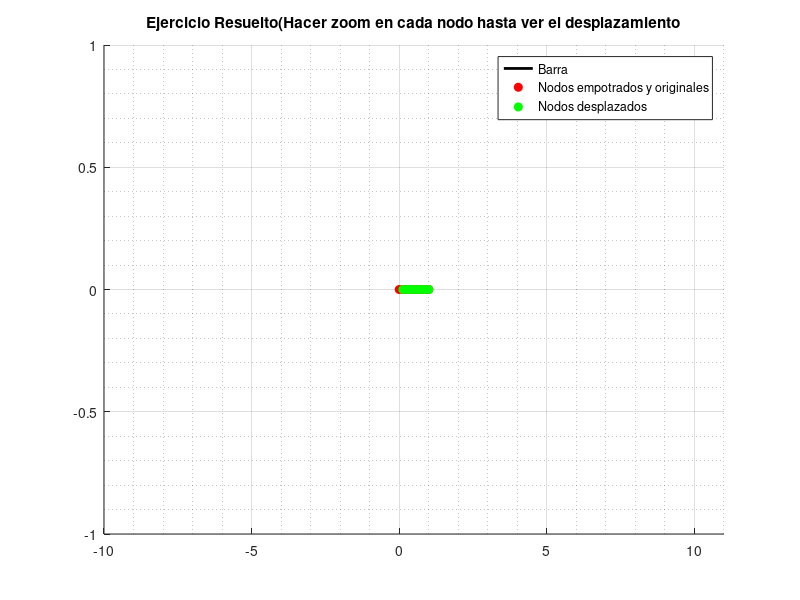

Write the MATLAB code that produced this figure.

clc; clear all; clf;

#d1 = 0.2
#d2 = 0.3
#A_circ1 = pi*(0.2/2)^2

dx = 0.125
Nele = 8;                             #Particionamos barra en 8 elementos
E = [1e10 1e10 1e10 1e10 1e10 1e10 1e10 1e10];        #Modulo de elasticidad es constante

#Aumentar area de cada elemento linealmente modificando el radio de 0.2/2 a 0.3/2
area = [pi*(0.21/2)^2 pi*(0.22/2)^2 pi*(0.24/2)^2 pi*(0.25/2)^2 pi*(0.27/2)^2 pi*(0.28/2)^2 pi*(0.29/2)^2 pi*(0.3/2)^2];
xnod = [0 ; 1*dx ;2*dx ; 3*dx ; 4*dx ; 5*dx; 6*dx; 7*dx; 8*dx];       #Coordenada de cada nodo
icone = [1 2 ; 2 3 ; 3 4 ;4 5; 5 6;6 7;7 8;8 9];            #conectividad de los elementos
Desplaz = [0 1 1 1 1 1 1 1 1];                  #0 indica que el nodo esta fijo
Fuerzas = [0 0 0 125 375 500-500 -375 -125 1000];           #Fuerzas aplicadas por nodo
L = [dx dx dx dx dx dx dx dx];                    #Longitud de cada barra.

# Definimos las matrices de rigidez por cada barra/elemento
A = zeros(2,2,Nele);
for i = 1:Nele
    A(:,:,i) = ((E(i).*area(i))./L(i))*[1 -1 ; -1 1];
end
% Las visualizamos
format short g
% Vemos cada una de las matrices
A

% Ensamblamos las matrices de rigidez de cada elemento en la matriz global
% que denominamos MG

S = size(xnod,1);  % Cantidad de nodos.
MG=zeros(S,S);     % Matriz global vacia
% Recorremos las barras
for i = 1:Nele
    m = icone(i,1);
    n = icone(i,2);
    % Incorporamos las matrices de cada barra en la matriz global
    MG([m n],[m n],i) = A(:,:,i);  %Matriz "global" del elemento i
end
MG
% Proceso de ensamble de todas las matrices (globales) de cada barra en una unica
% matriz

MG = sum(MG,3)  %Ensamble final de todas las matrices "globales" de cada elemento


v = find(Desplaz==0); % buscamos los valores nulos donde pusimos las condiciones
                      % de contorno (fijaciones)
% Formamos la matriz reducida
MGR=MG;
MGR(v,:)=0;  % ponemos ceros en la filas relacionadas con el nodo fijado
MGR(:,v)=0;  % ponemos ceros en la columnas relacionadas con el nodo fijado

indicefil = zeros(1,S);
indicecol = zeros(1,S);

%Buscar que columnas y filas son todas ceros
for i=1:S
    if MGR(i,:)==0
        indicefil(i)=i;
    end
    if MGR(:,i)==0
        indicecol(i)=i;
    end
end
% Eliminar filas y columnas con ceros para tener la matriz global reducida.
% Como los valores en los nodos empotrados es conocido, se puede eliminar la fila y columna de ese nodo
MGR(indicefil~=0,:)=[];
MGR(:,indicecol~=0)=[]

% Eliminar filas y columnas con ceros de las fuerzas (vector del lado derecho)
% le llamamos Fuerzas a este vector

Fuerzas(indicefil~=0)=[]


% Calculamos los desplazamientos por nodo
d = MGR\Fuerzas' %Resolvemos el sistema para obtener los desplzamientos

k = 1;
d2 = zeros(S,1); %Inicializamos d2 para despues agregar los desplazamientos de nodos fijos

% Desplazamientos calculados en el vector de desplazamientos original
for i=1:length(Desplaz)
    if Desplaz(i)==0  %Nodo empotrado
        d2(i,1)=0;
    else
        d2(i,1)=d(k);
        k=k+1;
    end
end


% Esfuerzos (tensiones)
Esfuerzos =zeros(1,Nele);
for i=1:Nele     %Calcular los esfuerzos por barra/elemento
    indice = icone(i,:); %nodos barra i
    Esfuerzos(i)=(E(i)./L(i))*[-1 1]*[d2(indice(1,1));d2(indice(1,2))]; # N = E*(-u1+u2)/L
end


% Mostramos resultados
% vector completo con los desplazamientos
d2

% Tensiones en cada barra
Esfuerzos

% Calcular las reacciones por barra/elemento (ver teoria)
Reacciones = MG*d2 %Matriz global completa * desplazamientos --> A*x = b --> MG*d2 = F


#Deformaciones
% Calculamos las posiciones finales de los nodos
xnod_final = xnod + d2;

% Calculamos las deformaciones en cada elemento
Deformaciones = zeros(size(L));
for i = 1:length(L)
    Deformaciones(i) = (xnod_final(i+1) - xnod_final(i) - L(i)) / L(i);  %Deformacion por barra
end

Deformaciones

Deformaciones2 = Esfuerzos/E(1) %Otra forma de calcular las deformaciones

%~~~~~~~~~~~~~~~~~~~~Gr�ficamos el dominio con resultados~~~~~~~~~~~~~~~~~~~~~~%

figure(1)
line([xnod(1) xnod(end)],[0 0],'Color','k','LineWidth',2);
hold on
plot(xnod',zeros(1,length(xnod)),'or','MarkerSize',6,'MarkerFaceColor','r');
grid on
grid minor

NodosDesp = xnod' + d2';
Nocero = find(d2~=0);
hold on

plot(NodosDesp(Nocero),zeros(1,length(Nocero)),'og','MarkerSize',6,'MarkerFaceColor','g');
axis([xnod(1)-10 xnod(end)+10 -1 1]);
title('Ejercicio Resuelto(Hacer zoom en cada nodo hasta ver el desplazamiento');

legend({'Barra';'Nodos empotrados y originales' ; 'Nodos desplazados'});



